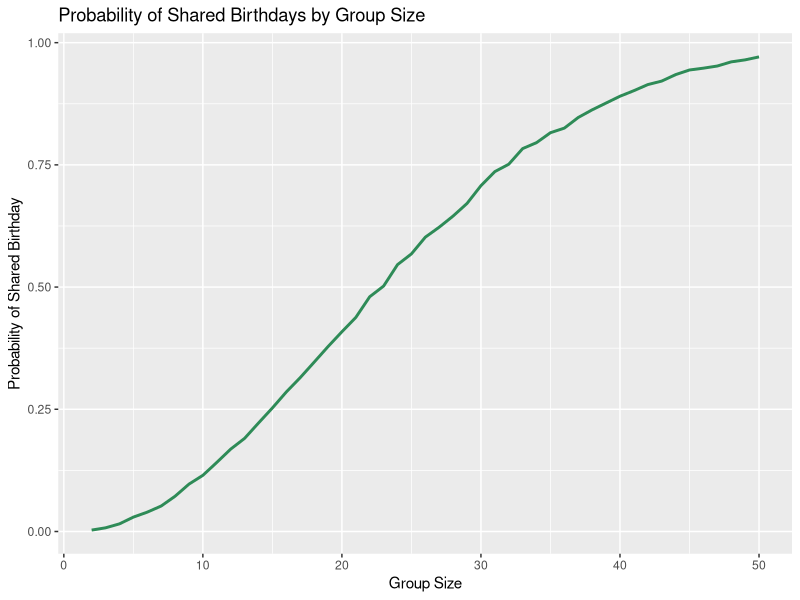

Write the R code that produced this figure.
## ---- chunk 1
library(tidyverse)
set.seed(1)
## ---- chunk 2
# Randomly sample n birthdays from 1–365. If the number of unique birthdays is less than n, then True at least two people share the same birthday; if false, unique birthdays number should = n.

birthday_sim = function(n) {

  birthdays = sample(1:365, size = n, replace = TRUE)

  n_unique = length(unique(birthdays))

  same_birthday = n_unique < n

  same_birthday
}
# Test
birthday_sim(2)

birthday_sim(10)

birthday_sim(50)

birthday_sim(365)
## ---- chunk 3
# 10,000 simulations
birthday_df =
  expand_grid(
    group_size = 2:50,
    iter = 1:10000
  )

birthday_df

birthday_results =
  birthday_df |>
  mutate(
    same_birthday = map_lgl(group_size, birthday_sim)
  )

birthday_results

# Probability
birthday_stat =
  birthday_results |>
  group_by(group_size) |>
  summarize(
    probability = mean(same_birthday)
  )

birthday_stat |>
  ggplot(aes(x = group_size, y = probability)) +
  geom_line(color = "seagreen", linewidth = 1) +
  labs(
    title = "Probability of Shared Birthdays by Group Size",
    x = "Group Size",
    y = "Probability of Shared Birthday"
  )
